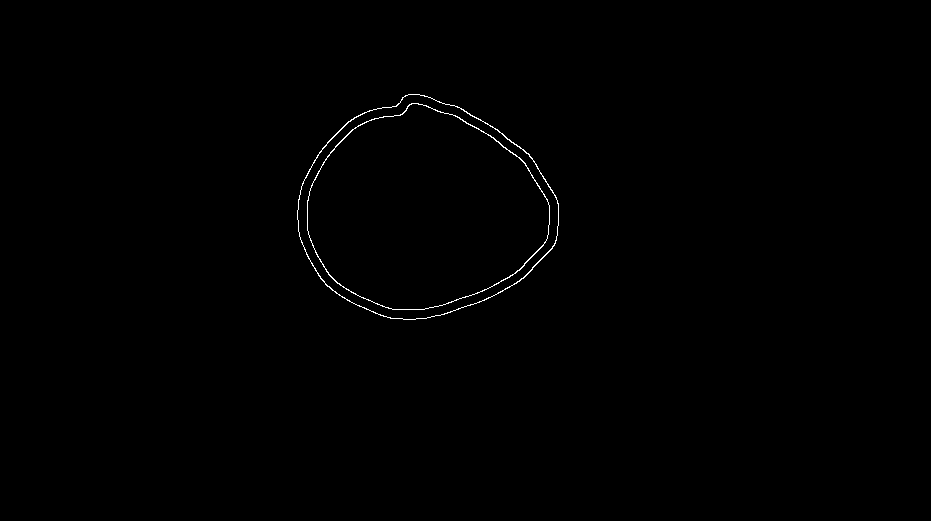
%> input picture Easy.bmp, 931 x 521 px
$ octave subsampling_w_lineedgecode.m   (GNU Octave 9; MATLAB toolbox functions it lacks are replaced by stand-ins)
%> lines starting %> are read from the running program, lines starting %| are printed output that depends on the picture; in (x1, y1, x2, y2) boxes, pixels count from 0 and x2, y2 are one past the last pixel; in counts of white or black regions, pixels touching at a corner belong together; the program's own positions count from 1
### ordered.m
function [ordered,leftover] = ordered(A)
    points = length(A(:,1));

    k = 2;
    distances = [];
    ordered = [A(1,:)];

    x_orig = A(1,1); y_orig = A(1,2);   %store initial point
    x = x_orig; y = y_orig;             %initialize for algorithm
    num_search = size(A(:,1));
    while length(A(:,1)) > 0
        k1 = k;                         %store index of initial point

        while abs(x - A(k,1)) <= 2e5      %search until points are far from initial point in x
            dist = sqrt( (x - A(k,1))^2 + (y - A(k,2))^2 );     %compute distance from initial point
            distances = [distances; k, dist];                   %array of distances and point index
            k = k+1;                                            %search the next point
            if k > num_search                                   %break if at the end of the array
                break;
            end
        end

        k = k1-1;                       %search from initial point in other direction
        if k > 0                        %if not at the start of the array
            while abs(x - A(k,1)) <= 2e5 && k > 0                 %search until points are far from initial point in x && not at the start of array
                dist = sqrt( (x - A(k,1))^2 + (y - A(k,2))^2 ); %compute distance from initial point
                distances = [distances; k, dist];               %array of distances and point index
                k = k-1;                                        %search the next point
                if k <= 0                                       %break if at the end of the array
                    break;
                end
            end
        end

        [min_dist,index] = min(distances(:,2));                 %out of all the nearby points, which is closest?
        if min_dist < 10                                        %if not at the end of the curve
            index = distances(index,1);
            ordered = [ordered; A(index,:)];                    %add the nearest point to the end of the ordered array
            x = A(index,1);                                     %save this point as the new initial point for next search
            y = A(index,2);
            A = [A(1:index-1,:);A(index+1:num_search,:)];       %remove the point from the array of to-be-sorted points
            k = index;                                          %
            distances = [];                                     %clear the array of distances computed
            num_search = length(A(:,1));    %find max number of points to search
        else
            break;
        end

        if k > num_search           %if the end of the array is reached
            break;                  %end the loop
        end
    end

    % check ordered(1) vs A(1) and A(n) and ordered(n) vs A(1) and A(n)
    if length(A) > 0    % if there are still more points to order

        endpoints = [ordered(1,:); ...
            ordered(length(ordered),:); ...
            A(1,:);...
            A(length(A(:,1)),:)];

        check_endpoints = ...       %[1,3;1,4;2,3;2,4]
        [sqrt( (endpoints(1,1) - endpoints(3,1))^2 + (endpoints(1,2) - endpoints(3,2))^2 );...  find distance between the first element of the ordered vector and first element of remaining vector
        sqrt( (endpoints(1,1) - endpoints(4,1))^2 + (endpoints(1,2) - endpoints(4,2))^2 );...
        sqrt( (endpoints(2,1) - endpoints(3,1))^2 + (endpoints(2,2) - endpoints(3,2))^2 );...
        sqrt( (endpoints(2,1) - endpoints(4,1))^2 + (endpoints(2,2) - endpoints(4,2))^2 )];

        [min_check_endpoints,idx] = min(check_endpoints);
        switch idx
            case 1                                          %match first element of sorted vector and first element of remaining vector
                k = 1;                                      %start searching first element of remaining points
                x = endpoints(1,1); y = endpoints(1,2);     %compare distance to first element of sorted vector
            case 2                                          %match first element of sorted vector and last element of remaining vector
                k = length(A(:,1));                         %start searching last element of remaining points
                x = endpoints(1,1); y = endpoints(1,2);     %compare distance to first element of sorted vector
            case 3                                          %match last element of sorted vector and first element of remaining vector
                k = 1;                                      %start searching first element of remaining points
                x = endpoints(2,1); y = endpoints(2,2);     %compare distance to last element of sorted vector
            case 4                                          %match last element of sorted vector and last element of remaining vector
                k = length(A(:,1));                         %start searching last element of remaining points
                x = endpoints(2,1); y = endpoints(2,2);     %compare distance to last element of sorted vector
        end
        num_search = length(A(:,1));                        %find max number of points to search

        while length(A) > 0                                 %until all points have been sorted
            k1 = k;                                         %store index of initial point

            while abs(x - A(k,1)) <= 2e5                      %search until points are far from initial point in x
                dist = sqrt( (x - A(k,1))^2 + (y - A(k,2))^2 );     %compute distance from initial point
                distances = [distances; k, dist];                  %array of distances and point index
                k = k+1;                                            %search the next point
                if k > num_search                                   %break if at the end of the array
                    break;
                end
            end

            k = k1-1;                                               %search from initial point in other direction
            if k > 0                                                %if not at the start of the array
                while abs(x - A(k,1)) <= 2e5 && k > 0                 %search until points are far from initial point in x && not at the start of array
                    dist = sqrt( (x - A(k,1))^2 + (y - A(k,2))^2 ); %compute distance from initial point
                    distances = [distances; k, dist];               %array of distances and point index
                    k = k-1;                                        %search the next point
                    if k <= 0                                       %break if at the end of the array
                        break;
                    end
                end
            end

            [min_dist,index] = min(distances(:,2));                 %out of all the nearby points, which is closest?
            if min_dist < 100                                        %if not at the end of the curve
                index = distances(index,1);
                if idx <= 2
                    ordered = [A(index,:);ordered];                 %add the nearest point to the start of the ordered array
                elseif idx > 2
                    ordered = [ordered; A(index,:)];                %add the nearest point to the end of the ordered array
                end
                k = index;
                x = A(index,1);                                     %save this point as the new initial point for next search
                y = A(index,2);
                A = [A(1:index-1,:);A(index+1:num_search,:)];       %remove the point from the array of to-be-sorted points

                distances = [];                                     %clear the array of distances computed
                num_search = length(A(:,1));    %find max number of points to search
                if k > num_search               %make sure not to go out of array bounds
                    k = k-1;
                end
            else
                break;
            end
        end
    end

    if ordered(1,1) > ordered(length(ordered(:,1)),1)       %first element of ordered vector
        ordered = flip(ordered);                            %is forced to be the most negative x-coord

    elseif ordered(1,1) == ordered(length(ordered(:,1)),1)  %if endpoints are the same x-coord
        if ordered(1,2) > ordered(length(ordered(:,2)),2)   %first element of ordered vector
            ordered = flip(ordered);                        %is forced to be the most negative y-coord
        end
    end

    leftover = A;
end

### LineHolo.m
function HoloFunct = LineHolo(x0, y0, x1, y1, U, V)
    % Debugging: Print Inputs
    %U=U/2; %Uncomment these two lines if i'm using -1,1 on the meshgrid
    %V=V/2;
    disp(['LineHolo called with x0 = ' num2str(x0) ', y0 = ' num2str(y0) ', x1 = ' num2str(x1) ', y1 = ' num2str(y1)]);

    % Compute L_num1 using complex exponential
    L_num1 = 1j * exp(1j * 2 * pi * (U * x0 + V * y0));

    % Define the denominator term L_denom
    L_denom = 2 * pi * ((x1 - x0) * U + (y1 - y0) * V);

    % Avoid division by zero (set very small denominators to a safe value)
    L_denom(abs(L_denom) < 1e-2) = 1e-2;

    % Compute L_num2
    L_num2 = 1 - exp(1j * 2 * pi * ((x1 - x0) * U + (y1 - y0) * V));

    %I shall include the bit i THINK Jake left out!
    scale= ((x1-x0)^2+(y1-y0)^2)^(0.5);

    % Compute Hologram Function
    HoloFunct = ((L_num1 .* L_num2) ./ L_denom)*scale; %*5 try adjusting the scale???

    % Debugging: Check if result is valid
    if isempty(HoloFunct) || all(isnan(HoloFunct(:))) || all(abs(HoloFunct(:)) < 1e-10)
        warning('LineHolo produced invalid output at x0=%f, y0=%f, x1=%f, y1=%f', x0, y0, x1, y1);
    end
end

### subsampling_w_lineedgecode.m
clear; close all;

%% CONFIG
filename = "Easy.bmp";
Alpha = 150;
scalefac = 1;  % scaling the hologram resolution
subsample_factor = 2;  % downsample rate: 1 = all pixels, 2 = every other, etc.

%% OUTPUT FOLDER
[~, name, ~] = fileparts(filename);
name = name + "_Alpha" + num2str(Alpha) + "_scale" + num2str(scalefac) + "_sub" + num2str(subsample_factor);
outputFolder = fullfile(pwd, name);
if ~exist(outputFolder, 'dir'); mkdir(outputFolder); end

%% STEP 1: Load Image and Prepare Binary Target
target = im2bw(imread(filename));
%> target: size 521x931 logical; 0.35% white in thin lines or dots, all inside (x1, y1, x2, y2) = (297, 94, 559, 320)
[orig_y, orig_x] = size(target);
%> orig_y = 521; orig_x = 931
grid_target = zeros(2*orig_y, 2*orig_x);
grid_target(1:orig_y, 1:orig_x) = target;
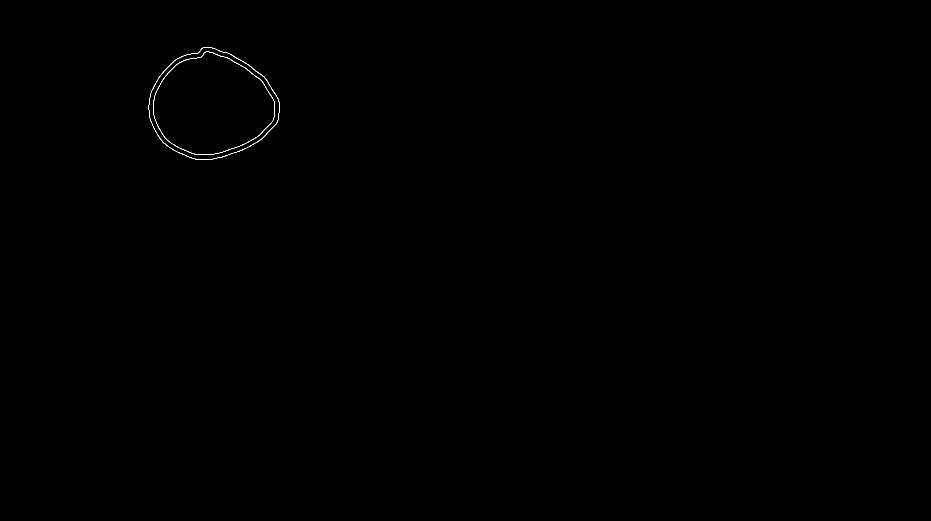
%> grid_target: size 1042x1862 double (shown at 1/2 size); values 0 (black) and 1 (white), 0.09% white in thin lines or dots, all inside (x1, y1, x2, y2) = (297, 94, 559, 320)
grid_target(end-orig_y+1:end, end-orig_x+1:end) = rot90(target, 2);
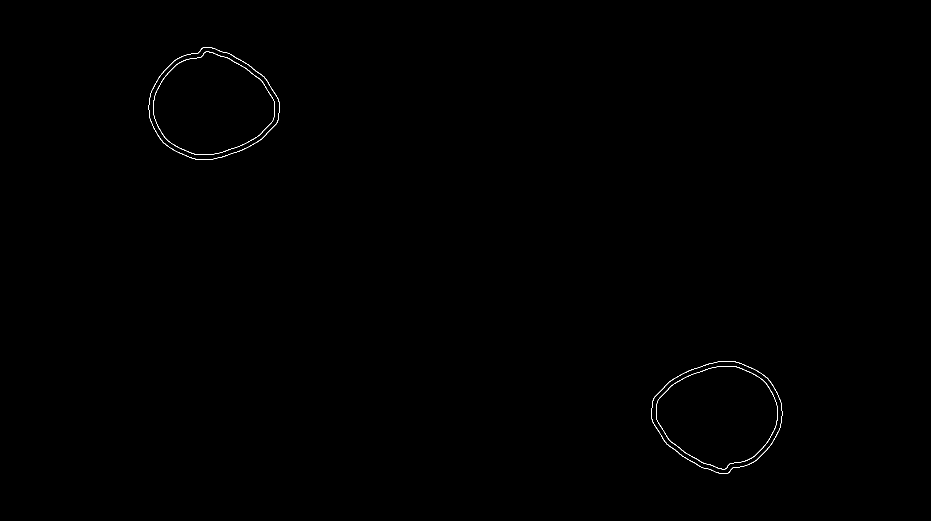
%> grid_target: size 1042x1862 double (shown at 1/2 size); values 0 (black) and 1 (white), 0.17% white in thin lines or dots, all inside (x1, y1, x2, y2) = (297, 94, 1565, 948)
target = grid_target;
[num_y, num_x] = size(target);
%> num_y = 1042; num_x = 1862

%% STEP 2: Hologram Grid
scaled_x = round(num_x * scalefac);
%> scaled_x = 1862
scaled_y = round(num_y * scalefac);
%> scaled_y = 1042
[U, V] = meshgrid(linspace(0,1,scaled_x), linspace(0,1,scaled_y));
Holo = zeros(scaled_y, scaled_x);
ContributionCount = zeros(scaled_y, scaled_x);

%% STEP 3: Connected Components
CC = bwconncomp(target, 4);
%> CC = 358 connected components
StoredSegments = {};

for objIdx = 1:CC.NumObjects
    [yy, xx] = ind2sub(size(target), CC.PixelIdxList{objIdx});
    coords = [xx, yy];

    if size(coords,1) >= 3
        coords = ordered(coords);  % assumes you have this function

        % Subsample the coordinates
        subsampled = coords(1:subsample_factor:end, :);
        if size(subsampled,1) < 3
            subsampled = coords([1, round(end/2), end], :);  % fallback
        end

        A = subsampled(1, :);
        B = subsampled(round(end/2), :);
        C = subsampled(end, :);

        dAB = norm(A - B); dBC = norm(B - C); dAC = norm(A - C);
        if (dAB + dBC) < Alpha * dAC
            label = 'l';
            pts = [A(1), A(2), C(1), C(2), NaN, NaN];
        else
            label = 'c';
            pts = [A(1), A(2), B(1), B(2), C(1), C(2)];
        end

        StoredSegments{end+1} = struct('label', label, 'pts', pts);
    end
end
%> this loop made 358 passes
%> (yy, xx, coords) on passes 8, 9, 12, 20: ([241; 242; 243; 243; 244; 245], [302; 302; 302; 303; 303; 303], [302 241; 302 242; 302 243; 303 243; 303 244; 303 245]), ([184; 185; 184; 186; 183; 182], [303; 303; 304; 303; 304; 304], [303 184; 303 185; 304 184; 303 186; 304 183; 304 182]), ([248; 249; 250; 250; 251; 252], [305; 305; 305; 306; 306; 306], [305 248; 305 249; 305 250; 306 250; 306 251; 306 252]), ([239; 240; 241; 241; 242; 243], [311; 311; 311; 312; 312; 312], [311 239; 311 240; 311 241; 312 241; 312 242; 312 243])

%% STEP 4: Apply Hologram Equations
for k = 1:length(StoredSegments)
    s = StoredSegments{k};
    pts = s.pts;

    if s.label == 'l' && ~isnan(pts(3))
%> (the run ends here)
